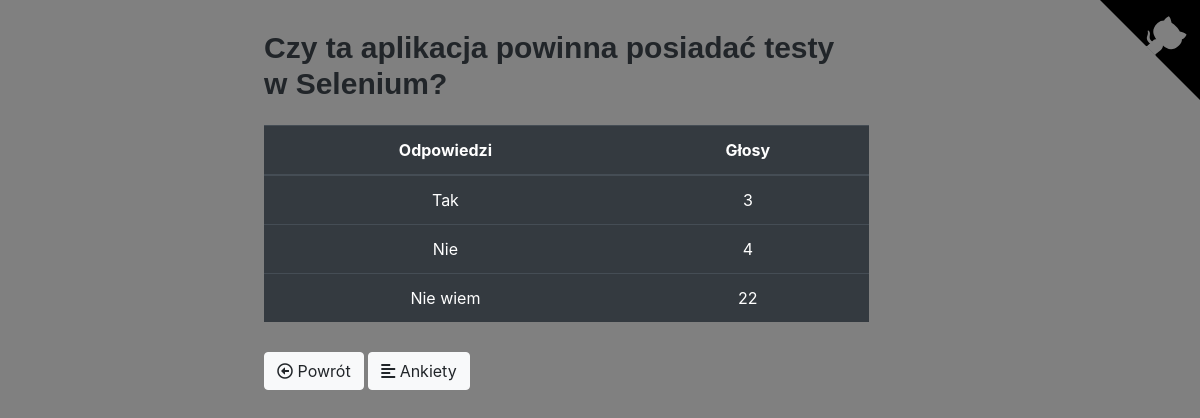
/polls/8/results/, run on an earlier commit of the app's database.
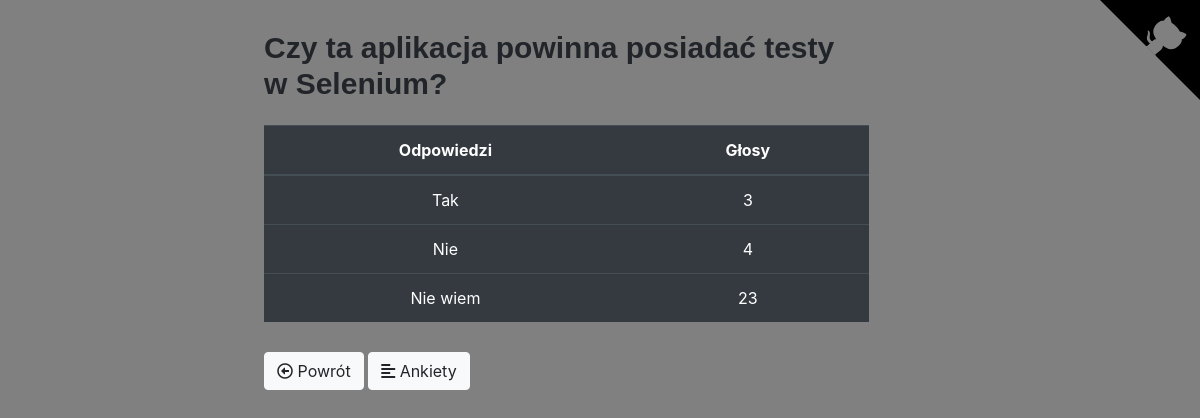
And on a later commit of the database.
### polls/models.py (models this page shows, shortened)
class Choice(models.Model):
    question = models.ForeignKey(Question, on_delete=models.CASCADE)
    choice_text = models.CharField(max_length=200)
    votes = models.IntegerField(default=0)

### polls/views.py (the view)
# urls.py: path('<int:pk>/results/', views.ResultsView.as_view(), name='results'),
class ResultsView(generic.DetailView):
    model = Question
    template_name = 'polls/results.html'

### polls/templates/polls/results.html (shortened to what this page needs)
{% extends 'polls/base.html' %}
{% block body %}
    <div class="container">
        <h2>{{ question.question_text }}</h2>
        <table class="table table-hover table-dark">
          <thead align="center">
            <tr>
              <th scope="col" style="width:60%">Odpowiedzi</th>
              <th scope="col" style="width:40%">Głosy</th>
            </tr>
          </thead>
          <tbody align="center">
            {% for choice in question.choice_set.all %}
                <tr>
                  <td>{{ choice.choice_text }}</td>
                  <td>{{ choice.votes }}</td>
                </tr>
            {% endfor %}
          </tbody>
        </table>
        <a class="btn btn-light" href="{% url 'polls:detail' question.id %}">
            <i class="far fa-arrow-alt-circle-left"></i> Powrót</a>
        <a class="btn btn-light" href="{% url 'polls:index' %}"><i class="fas fa-align-left"></i> Ankiety</a>
    </div>
{% endblock %}

What changed in the data, as far as the page shows it:
changed Choice "Nie wiem": votes "22" → "23"
